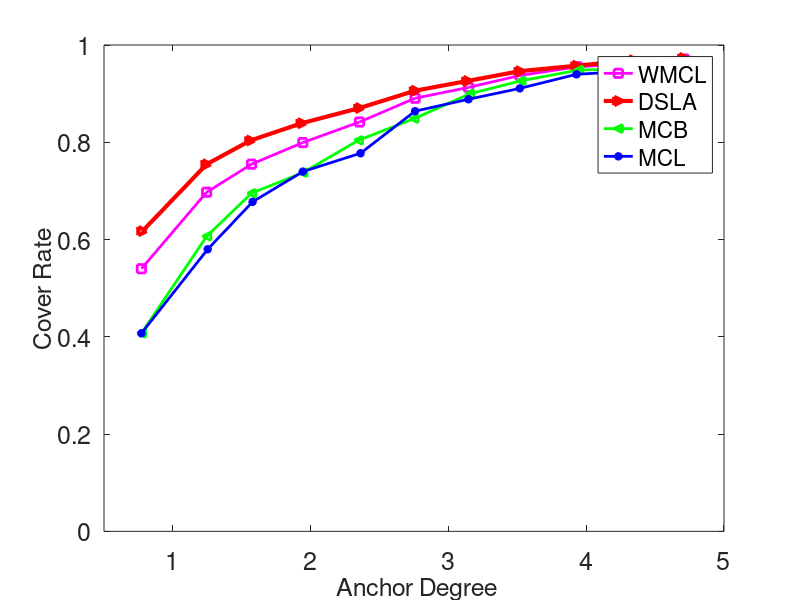

Recreate this plot in MATLAB.

%Disco 2353 2386 2210 2314 2263 2299 2192 2070 2023 
%Acc    2360 2341 2340 2288 2262 2180 2132 2102 2052 
%Group 1844 2517 1733 1757 1546 1584 1580 1528 1475 
%GBFA  2123 1935 1640 1519  1380 1566 1404 1345 1363 


DSLA=[ 			
    0.617394
		0.754791
	0.80362
	0.839201
	0.870381
		0.905977
		0.926076
		0.946174
		0.957438
	0.968702
	0.973306

    ];

DSLA_X=[
   0.77931
1.24483
1.56293	
1.93534	
2.35431	
2.75776
3.13793
3.5181
3.92931
4.34052	
4.70517	
 
];
% fig 7



WMCL=[
    
	       	0.539957
     	0.697269
       0.754951
	        0.799382
        0.84162
	        0.890491
      	0.912805
       	0.937325
     	0.95523
        0.962065
     	0.971098



  ];

WMCL_X=[
  0.771552
  1.24483 
  1.57069
  1.9431
  2.35431	
  2.75776
  3.14569
  3.5181
  3.93707 
  4.34052
  4.71293 
]


MCB=[
    
		0.407213
		0.606561
		0.695217
		0.737435
	0.804005
			0.848451
		0.899535
		0.926266
		0.948596
	0.950999
		0.951182



  ];
MCB_X=[
0.771552
1.24483
1.57069
1.9431
2.34655	
2.75
3.15345
3.52586
3.94483
4.33276	
4.70517
]


MCL=[
			0.407213
	0.580016
	0.677521
		0.739648
		0.777464
	0.863942
		0.888469
	0.910776
		0.939739
	0.946578
	0.948974

    
];
MCL_X=[
0.771552  
1.25259	
1.57845	
1.9431
2.36207
2.75776	
3.14569
3.5181
3.92931
4.34052
4.71293	
]




%time_axes=[1:250:max*250];


%plot(time_axes,AS_Find_Nb_Cnt,'k','LineWidth',10,time_axes,SS_Find_Nb_Cnt,'g',time_axes,U_Find_Nb_Cnt,'r',time_axes,Disco_Find_Nb_Cnt,'b');
%plot(time_axes,AS_Find_Nb_Cnt,'k-','LineWidth',1);
%hold;
%plot(time_axes,SS_Find_Nb_Cnt,'k:','LineWidth',1);
%plot(time_axes,U_Find_Nb_Cnt,'k-','LineWidth',2);
%plot(time_axes,Disco_Find_Nb_Cnt,'k:','LineWidth',2);
set(gca,'FontSize',18);
hold on;
plot(WMCL_X,WMCL,'ms-','LineWidth',2);
plot(DSLA_X,DSLA,'r>-','LineWidth',3);
plot(MCB_X,MCB,'g<-','LineWidth',2);
 plot(MCL_X,MCL,'b*-','LineWidth',2);
%plot(time_axes,FS_4,'b:','LineWidth',2);


%plot(time_axes,FS_8,'k:','LineWidth',1);
ylim([0 1]);
xlim([0.5 5]);
set(gca,'Box','on');
%grid on;

%text(1525,0.5, 's','FontSize',8,'HorizontalAlignment','Left','Underline');
%text(800,0.45,'Striped Searchlight: ---------','FontSize',8,'HorizontalAlignment','Left')

legend_hand=legend('WMCL','DSLA','MCB','MCL');
%legend_hand=legend('DSAS1','DSAS2','DSAS3',3);
%set(legend_hand,'Fontname', 'Times New Roman', 'Fontsize', 18)
%LEGEND BOXOFF


xlabel(' Anchor Degree','FontSize',18);
%ylabel('Average Discovery Latency','FontSize',15);
ylabel('Cover Rate','FontSize',18);



